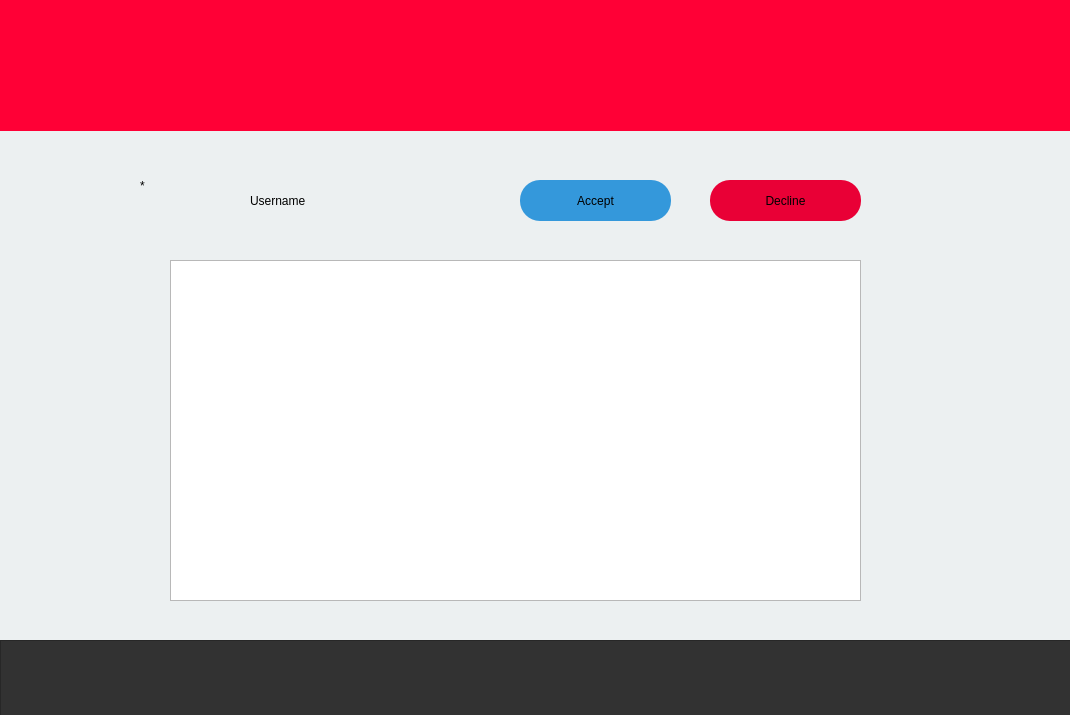
<?xml version="1.0" encoding="UTF-8"?>
<ui version="4.0">
 <class>Notifications_Page</class>
 <widget class="QDialog" name="Notifications_Page">
  <property name="geometry">
   <rect>
    <x>0</x>
    <y>0</y>
    <width>1070</width>
    <height>715</height>
   </rect>
  </property>
  <property name="sizePolicy">
   <sizepolicy hsizetype="Preferred" vsizetype="Preferred">
    <horstretch>0</horstretch>
    <verstretch>0</verstretch>
   </sizepolicy>
  </property>
  <property name="minimumSize">
   <size>
    <width>1070</width>
    <height>715</height>
   </size>
  </property>
  <property name="maximumSize">
   <size>
    <width>1070</width>
    <height>800</height>
   </size>
  </property>
  <property name="windowTitle">
   <string>Notifications</string>
  </property>
  <property name="styleSheet">
   <string notr="true">QDialog{
	background-color: rgb(236, 240, 241);
}
QPushButton::hover{
color:white;
}</string>
  </property>
  <widget class="QLabel" name="label">
   <property name="geometry">
    <rect>
     <x>0</x>
     <y>0</y>
     <width>2001</width>
     <height>131</height>
    </rect>
   </property>
   <property name="styleSheet">
    <string notr="true">QLabel{
background-color:rgb(255,0,54);
}</string>
   </property>
   <property name="text">
    <string/>
   </property>
  </widget>
  <widget class="QLabel" name="label_2">
   <property name="geometry">
    <rect>
     <x>10</x>
     <y>0</y>
     <width>151</width>
     <height>131</height>
    </rect>
   </property>
   <property name="styleSheet">
    <string notr="true">QLabel{border-image: url(:/Final_Logo.png);
}</string>
   </property>
   <property name="text">
    <string/>
   </property>
  </widget>
  <widget class="QFrame" name="frame">
   <property name="geometry">
    <rect>
     <x>0</x>
     <y>640</y>
     <width>2001</width>
     <height>81</height>
    </rect>
   </property>
   <property name="styleSheet">
    <string notr="true">QFrame{
background-color: rgb(50,50,50);
}</string>
   </property>
   <property name="frameShape">
    <enum>QFrame::StyledPanel</enum>
   </property>
   <property name="frameShadow">
    <enum>QFrame::Raised</enum>
   </property>
   <widget class="QPushButton" name="home">
    <property name="geometry">
     <rect>
      <x>190</x>
      <y>10</y>
      <width>61</width>
      <height>61</height>
     </rect>
    </property>
    <property name="styleSheet">
     <string notr="true">QPushButton{
	border-image: url(:/home.png);
border-radius:10px;
min-height:20px;
min-width:20px;
}</string>
    </property>
    <property name="text">
     <string/>
    </property>
   </widget>
   <widget class="QPushButton" name="search">
    <property name="geometry">
     <rect>
      <x>340</x>
      <y>16</y>
      <width>41</width>
      <height>51</height>
     </rect>
    </property>
    <property name="styleSheet">
     <string notr="true">QPushButton{
	border-image: url(:/search.png);
border-radius:10px;
min-height:20px;
min-width:20px;
}</string>
    </property>
    <property name="text">
     <string/>
    </property>
   </widget>
   <widget class="QPushButton" name="cloud">
    <property name="geometry">
     <rect>
      <x>480</x>
      <y>10</y>
      <width>61</width>
      <height>61</height>
     </rect>
    </property>
    <property name="styleSheet">
     <string notr="true">QPushButton{
border-radius:10px;
	border-image: url(:/cloud-computing.png);
min-height:20px;
min-width:20px;
}</string>
    </property>
    <property name="text">
     <string/>
    </property>
   </widget>
   <widget class="QPushButton" name="notification">
    <property name="geometry">
     <rect>
      <x>640</x>
      <y>16</y>
      <width>51</width>
      <height>51</height>
     </rect>
    </property>
    <property name="styleSheet">
     <string notr="true">QPushButton{
	border-image: url(:/notification.png);
border-radius:10px;
min-height:20px;
min-width:20px;
}</string>
    </property>
    <property name="text">
     <string/>
    </property>
   </widget>
   <widget class="QPushButton" name="user">
    <property name="geometry">
     <rect>
      <x>770</x>
      <y>14</y>
      <width>61</width>
      <height>51</height>
     </rect>
    </property>
    <property name="styleSheet">
     <string notr="true">QPushButton{
	border-image: url(:/man-user.png);
border-radius:10px;
min-height:20px;
min-width:20px;
}</string>
    </property>
    <property name="text">
     <string/>
    </property>
   </widget>
  </widget>
  <widget class="QPushButton" name="Accept_Request_Button">
   <property name="geometry">
    <rect>
     <x>520</x>
     <y>180</y>
     <width>151</width>
     <height>41</height>
    </rect>
   </property>
   <property name="styleSheet">
    <string notr="true">QPushButton{
border-radius:20px;
background-color:rgb(52, 152, 219);
font: 14pt &quot;Ubuntu&quot;;
}</string>
   </property>
   <property name="text">
    <string>Accept</string>
   </property>
  </widget>
  <widget class="QPlainTextEdit" name="display_notifications">
   <property name="enabled">
    <bool>true</bool>
   </property>
   <property name="geometry">
    <rect>
     <x>170</x>
     <y>260</y>
     <width>691</width>
     <height>341</height>
    </rect>
   </property>
   <property name="font">
    <font>
     <pointsize>18</pointsize>
    </font>
   </property>
   <property name="cursor" stdset="0">
    <cursorShape>ForbiddenCursor</cursorShape>
   </property>
   <property name="readOnly">
    <bool>true</bool>
   </property>
  </widget>
  <widget class="QLabel" name="display_profile">
   <property name="geometry">
    <rect>
     <x>140</x>
     <y>150</y>
     <width>81</width>
     <height>71</height>
    </rect>
   </property>
   <property name="text">
    <string>*</string>
   </property>
  </widget>
  <widget class="QLabel" name="display_username">
   <property name="geometry">
    <rect>
     <x>250</x>
     <y>180</y>
     <width>211</width>
     <height>41</height>
    </rect>
   </property>
   <property name="text">
    <string>Username</string>
   </property>
  </widget>
  <widget class="QPushButton" name="Delete_Request">
   <property name="geometry">
    <rect>
     <x>710</x>
     <y>180</y>
     <width>151</width>
     <height>41</height>
    </rect>
   </property>
   <property name="styleSheet">
    <string notr="true">QPushButton{
border-radius:20px;
background-color:rgb(233,0,54);
font: 14pt &quot;Ubuntu&quot;;
}</string>
   </property>
   <property name="text">
    <string>Decline</string>
   </property>
  </widget>
  <zorder>label</zorder>
  <zorder>frame</zorder>
  <zorder>label_2</zorder>
  <zorder>Accept_Request_Button</zorder>
  <zorder>display_notifications</zorder>
  <zorder>display_profile</zorder>
  <zorder>display_username</zorder>
  <zorder>Delete_Request</zorder>
 </widget>
 <layoutdefault spacing="6" margin="11"/>
 <resources/>
 <connections/>
</ui>
